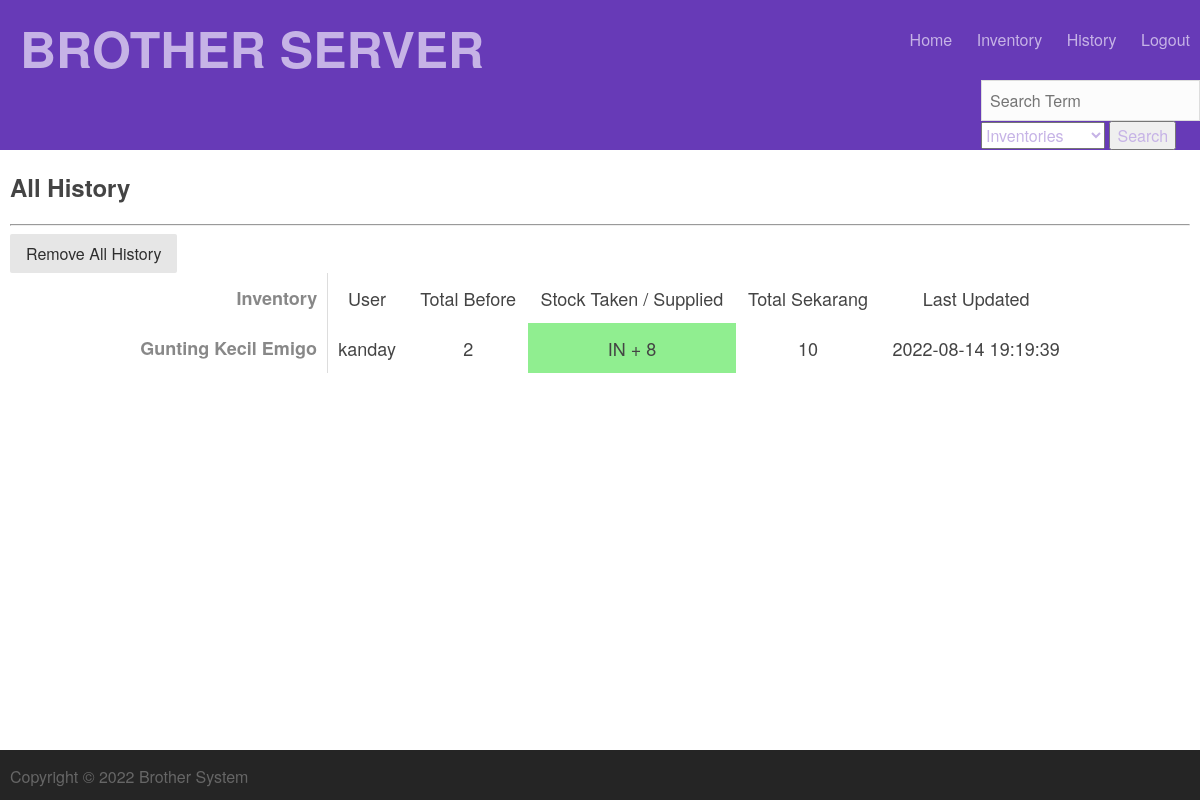
The page /history (signed in) on the database as committed earlier.
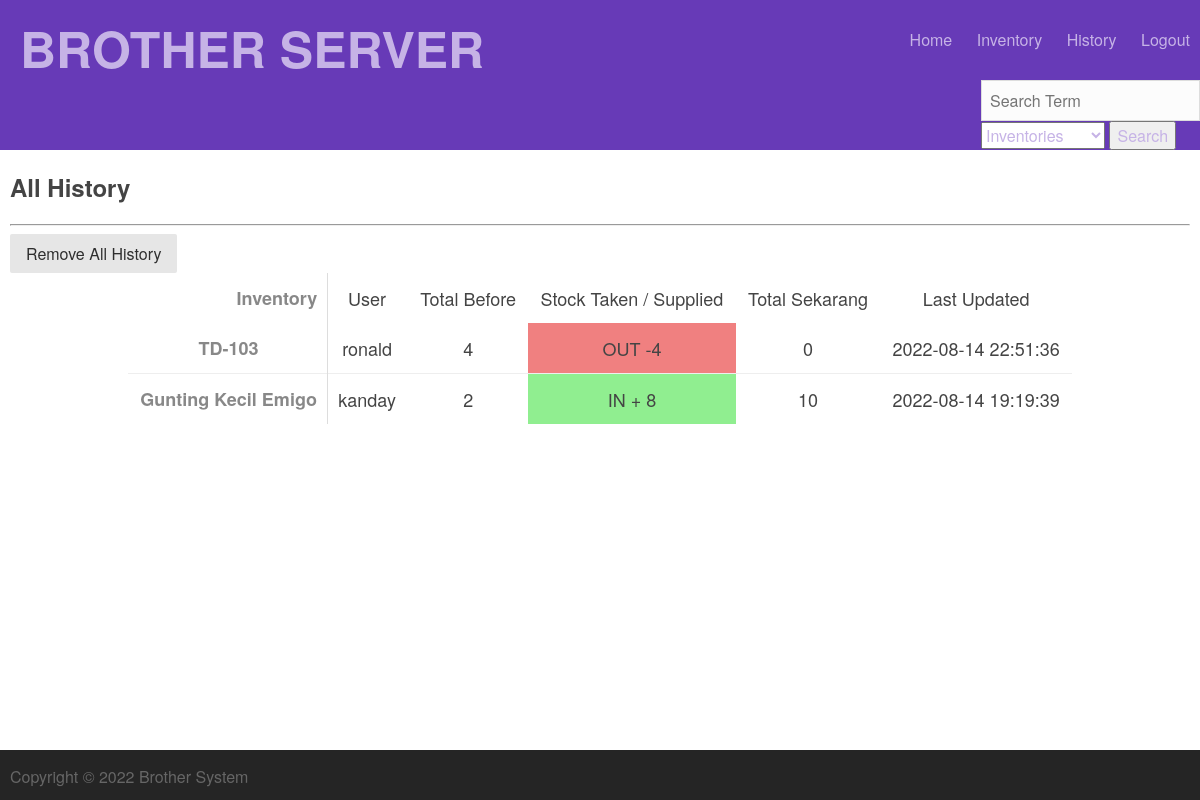
The same page on the database as committed later.
### tables this page shows
CREATE TABLE History(
            history_id INTEGER PRIMARY KEY AUTOINCREMENT,
            user_id INTEGER REFERENCES Users(user_id) NOT NULL,
            inventory_id INTEGER REFERENCES Inventory(inventory_id) NOT NULL,
            stock_before INTEGER,
            stock_after INTEGER,
            stock_taken_supplied INTEGER,
            lastviewed DATE NOT NULL
        );

CREATE TABLE Inventory(
            inventory_id INTEGER PRIMARY KEY AUTOINCREMENT,
            inventoryname TEXT,
            quantity INT,
            description TEXT);

CREATE TABLE Users(
            user_id INTEGER PRIMARY KEY AUTOINCREMENT,
            username TEXT,
            password TEXT,
            admin INTEGER DEFAULT 0);

### run.py (the view)
@app.route('/history')
def list_history():
    if ('logged_in' not in session or not session['logged_in']):
        return redirect(url_for('login'))
    if (session['admin'] == 0):
        return redirect(url_for('list_inventories'))
    page['title'] = 'History'
    history = None
    history = myDatabase.select_all_history()
    if history == None:
        history = []
    return render_template("listitems/listhistory.html",
                            user=session,
                            page=page,
                            history=history)

### database.py (called while the page is built)
    def execute(self, sql_string):
        out = None
        for string in sql_string.split(";"):
            try:
                out = self.cur.execute(string)
            except sqlite3.DatabaseError as e:
                print("database error:{}".format(e))
                pass
        return out

    def select_all_history(self):
        sql_query = """
            SELECT his.history_id, inv.inventoryname, user.username, his.stock_before, his.stock_after, his.stock_taken_supplied, his.lastviewed
            FROM (Inventory inv JOIN History his USING(inventory_id)) JOIN USERS user USING(user_id)
            ORDER BY his.history_id DESC
        """
        result = []
        self.execute(sql_query)
        cols = [a[0] for a in self.cur.description]
        returning = self.cur.fetchall()
        for row in returning:
            result.append({a:b for a,b in zip(cols, row)})
        return result

### run.py (called while the page is built)
@app.before_request
def make_session_new():
    session.permanent = True
    app.permanent_session_lifetime = timedelta(minutes=45)
    session.modified = True

### templates/listitems/listhistory.html
{% include 'top.html' %}
<div class="content">
  <div class="container details">
    <h2 class="title">All History</h2>
    <hr />
    {% if session.logged_in %}
    <a class="pure-button" href="{{ url_for('remove_all_history')}}">Remove All History</a>
    {% endif %}
    <div>
      <table class="styled">
        <thead>
          <tr>
            <td>Inventory</td>
            <td>User</td>
            <td>Total Before</td>
            <td>Stock Taken / Supplied</td>
            <td>Total Sekarang</td>
            <td>Last Updated</td>
          </tr>
        </thead>
        <tbody>
            {% for instance in history %}
            <tr>
              <td style="text-align: center">{{ instance.inventoryname }}</td>
              <td>{{ instance.username }}</td>
              <td>{{ instance.stock_before }}</td>
              {% if instance.stock_taken_supplied < 0 %}
              <td bgcolor="lightcoral" class="clickable-tr" data-href="{{ url_for('single_history', history_id=instance.history_id)}}">OUT {{ instance.stock_taken_supplied }}</td>
              {% else %}
              <td bgcolor="lightgreen" class="clickable-tr" data-href="{{ url_for('single_history', history_id=instance.history_id)}}">IN + {{ instance.stock_taken_supplied }}</td>
              {% endif %}
              <td>{{ instance.stock_after }}</td>
              <td>{{ instance.lastviewed }}</td>
            </tr>
            {% endfor %}
          </tbody>
      </table>
    </div>
  </div>
</div>
{% include 'bottom.html'%}

### templates/top.html (shortened to what this page needs)
<!DOCTYPE html>
<html>
    <head>
        <link rel="stylesheet" type="text/css" href="{{ url_for('static', filename='css/pure.css') }}">
        <link rel="stylesheet" type="text/css" href="{{ url_for('static', filename='css/grid.css') }}">
        <link rel="stylesheet" type="text/css" href="{{ url_for('static', filename='css/main.css') }}">
    </head>
    <body>
        <div class="body-container">
            <header class="page-header">
                <div class="container">
                    <div class="title">
                        <a href="/"><span class="inner"></span></a>
                    </div>
                    <ul class="page-nav">
                    {% if session.logged_in %}
                        <li><a href="{{ url_for('home') }}"> <span style="text-transform:capitalize">Home</span> </a></li>
                        <li><a href="{{ url_for('list_inventories') }}"> <span style="text-transform:capitalize">Inventory</span> </a></li>
                        {% if user.admin == 1 %}
                        <li><a href="{{ url_for('list_history') }}"> <span style="text-transform:capitalize">History</span> </a></li>
                        {% endif %}
                        <li><a href="{{ url_for('logout') }}"> <span style="text-transform:capitalize">Logout</span> </a></li>
                    {% endif %}
                    </ul>
                </div>
                {% if session.logged_in %}
                    <div style="float:right">
                        <form name="searchform" class="Search" method="POST" action="" onsubmit="getsearchtarget()" >
                            <input type="text" name="searchterm" placeholder="Search Term" autofocus required>
                            <br/>
                            <select id="searchtarget" name="searchtarget">
                                <option value="{{ url_for('search_inventories' ) }}">Inventories</option>
                            </select>
                            <button type="submit">Search</button>
                        </form>
                    </div>
                {% endif %}
            </header>

### templates/bottom.html (shortened to what this page needs)
    </div>
    <footer class="page-footer">
        <div class="container">
            <div class="pure-g">
                <div class="pure-u-1 pure-u-md-1-2">
                    <ul>
                        <li><span>Copyright &copy; 2022 Brother System</span></li>
                    </ul>
                </div>
            </div>
        </div>
    </footer>
</body>
</html>

### static/css/pure.css (style rules this page uses)
html { font-family: sans-serif; -ms-text-size-adjust: 100%; -webkit-text-size-adjust: 100%; }
body { margin: 0; }
article, aside, details, figcaption, figure, footer, header, hgroup, main, menu, nav, section, summary { display: block; }
a { background-color: transparent; }
hr { box-sizing: content-box; height: 0; }
button, input, optgroup, select, textarea { color: inherit; font: inherit; margin: 0; }
button { overflow: visible; }
button, select { text-transform: none; }
button, html input[type="button"], input[type="reset"], input[type="submit"] { -webkit-appearance: button; cursor: pointer; }
input { line-height: normal; }
table { border-collapse: collapse; border-spacing: 0; }
td, th { padding: 0; }
.pure-g { letter-spacing: -0.31em; *letter-spacing: normal; *word-spacing: -0.43em; text-rendering: optimizespeed; font-family: FreeSans, Arimo, "Droid Sans", Helvetica, Arial, sans-serif; display: -webkit-flex; -webkit-flex-flow: row wrap; display: -ms-flexbox; -ms-flex-flow: row wrap; -ms-align-content: flex-start; -webkit-align-content: flex-start; align-content: flex-start; }
.pure-g [class *= "pure-u"] { font-family: sans-serif; }
.pure-u-1, .pure-u-1-1, .pure-u-1-2, .pure-u-1-3, .pure-u-2-3, .pure-u-1-4, .pure-u-3-4, .pure-u-1-5, .pure-u-2-5, .pure-u-3-5, .pure-u-4-5, .pure-u-5-5, .pure-u-1-6, .pure-u-5-6, .pure-u-1-8, .pure-u-3-8, .pure-u-5-8, .pure-u-7-8, .pure-u-1-12, .pure-u-5-12, .pure-u-7-12, .pure-u-11-12, .pure-u-1-24, .pure-u-2-24, .pure-u-3-24, .pure-u-4-24, .pure-u-5-24, .pure-u-6-24, .pure-u-7-24, .pure-u-8-24, .pure-u-9-24, .pure-u-10-24, .pure-u-11-24, .pure-u-12-24, .pure-u-13-24, .pure-u-14-24, .pure-u-15-24, .pure-u-16-24, .pure-u-17-24, .pure-u-18-24, .pure-u-19-24, .pure-u-20-24, .pure-u-21-24, .pure-u-22-24, .pure-u-23-24, .pure-u-24-24 { display: inline-block; *display: inline; zoom: 1; letter-spacing: normal; word-spacing: normal; vertical-align: top; text-rendering: auto; }
.pure-u-1, .pure-u-1-1, .pure-u-5-5, .pure-u-24-24 { width: 100%; }
.pure-button { display: inline-block; zoom: 1; line-height: normal; white-space: nowrap; vertical-align: middle; text-align: center; cursor: pointer; -webkit-user-drag: none; -webkit-user-select: none; -moz-user-select: none; -ms-user-select: none; user-select: none; -webkit-box-sizing: border-box; -moz-box-sizing: border-box; box-sizing: border-box; }
.pure-button { font-family: inherit; font-size: 100%; padding: 0.5em 1em; color: #444; color: rgba(0, 0, 0, 0.80); border: 1px solid #999; border: none rgba(0, 0, 0, 0); background-color: #E6E6E6; text-decoration: none; border-radius: 2px; }

### static/css/grid.css (style rules this page uses)
@media screen and (min-width: 48em) { .pure-u-md-1, .pure-u-md-1-1, .pure-u-md-1-2, .pure-u-md-1-3, .pure-u-md-2-3, .pure-u-md-1-4, .pure-u-md-3-4, .pure-u-md-1-5, .pure-u-md-2-5, .pure-u-md-3-5, .pure-u-md-4-5, .pure-u-md-5-5, .pure-u-md-1-6, .pure-u-md-5-6, .pure-u-md-1-8, .pure-u-md-3-8, .pure-u-md-5-8, .pure-u-md-7-8, .pure-u-md-1-12, .pure-u-md-5-12, .pure-u-md-7-12, .pure-u-md-11-12, .pure-u-md-1-24, .pure-u-md-2-24, .pure-u-md-3-24, .pure-u-md-4-24, .pure-u-md-5-24, .pure-u-md-6-24, .pure-u-md-7-24, .pure-u-md-8-24, .pure-u-md-9-24, .pure-u-md-10-24, .pure-u-md-11-24, .pure-u-md-12-24, .pure-u-md-13-24, .pure-u-md-14-24, .pure-u-md-15-24, .pure-u-md-16-24, .pure-u-md-17-24, .pure-u-md-18-24, .pure-u-md-19-24, .pure-u-md-20-24, .pure-u-md-21-24, .pure-u-md-22-24, .pure-u-md-23-24, .pure-u-md-24-24 { display: inline-block; *display: inline; zoom: 1; letter-spacing: normal; word-spacing: normal; vertical-align: top; text-rendering: auto; } }
@media screen and (min-width: 48em) { .pure-u-md-1-2, .pure-u-md-12-24 { width: 50%; *width: 49.9690%; } }

Rows that differ between the two databases and show on the page:
added History: inventoryname "TD-103", username "ronald", stock_before "4", stock_taken_supplied "-4", stock_after "0", lastviewed "2022-08-14 22:51:36"
